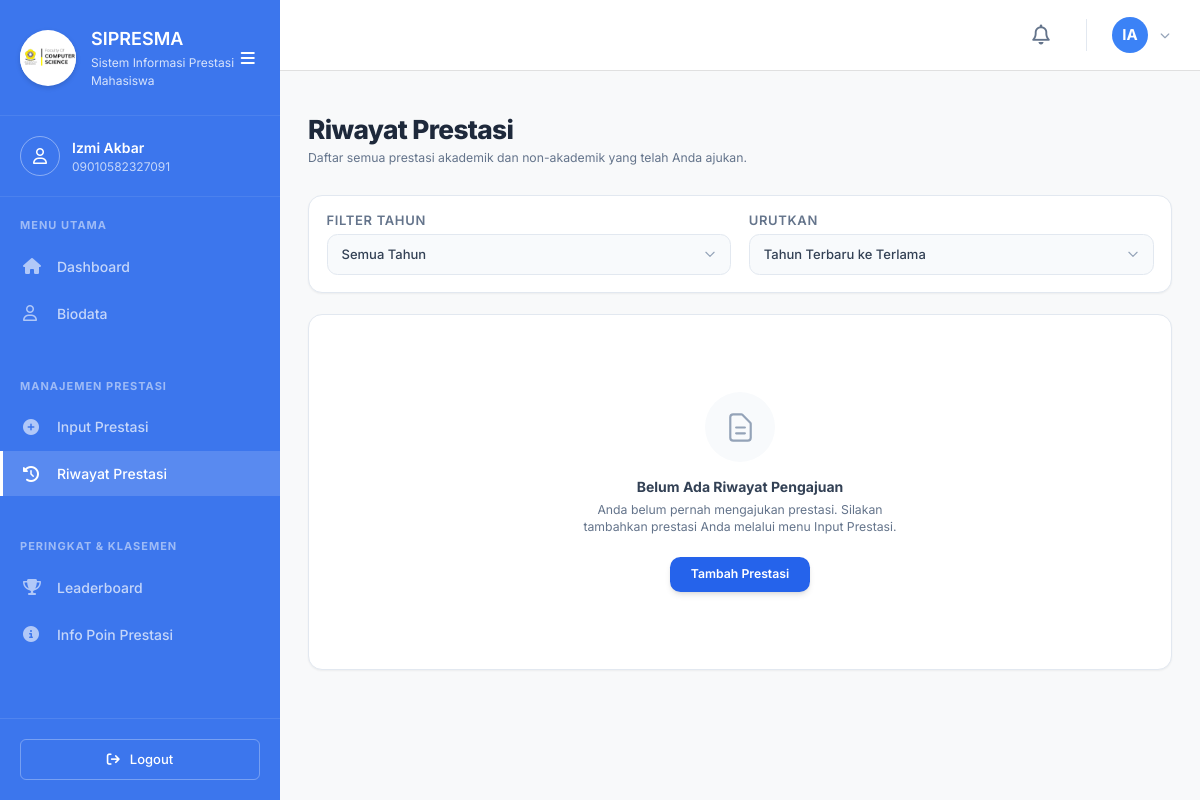
Before: /mahasiswa/Riwayat.php (signed in) with the older database file.
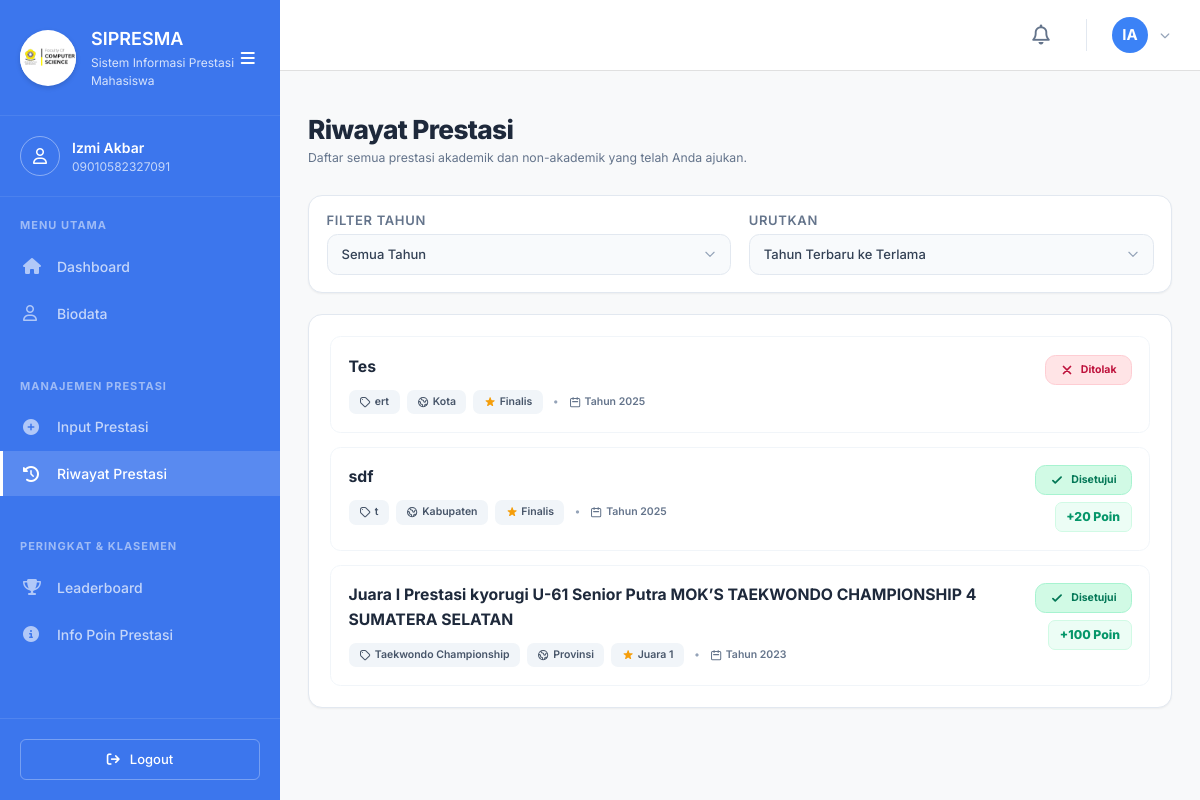
After: the same page with the newer database file.
### tables this page shows
CREATE TABLE IF NOT EXISTS `mahasiswa` (
  `id` int NOT NULL AUTO_INCREMENT,
  `user_id` int DEFAULT NULL,
  `nim` varchar(20) NOT NULL,
  `nama` varchar(100) NOT NULL,
  `prodi` varchar(100) DEFAULT NULL,
  `kelas` varchar(50) DEFAULT NULL,
  `pembimbing_akademik` varchar(100) DEFAULT NULL,
  `angkatan` varchar(10) NOT NULL,
  `email` varchar(100) DEFAULT NULL,
  `telp` varchar(20) DEFAULT NULL,
  `ipk` decimal(3,2) DEFAULT '0.00',
  `total_poin` int DEFAULT '0',
  `status_akun` varchar(20) DEFAULT 'aktif',
  `created_at` datetime DEFAULT CURRENT_TIMESTAMP,
  PRIMARY KEY (`id`),
  UNIQUE KEY `nim` (`nim`),
  KEY `user_id` (`user_id`),
  CONSTRAINT `mahasiswa_ibfk_1` FOREIGN KEY (`user_id`) REFERENCES `users` (`id`) ON DELETE CASCADE
);

CREATE TABLE IF NOT EXISTS `prestasi` (
  `id` int NOT NULL AUTO_INCREMENT,
  `mahasiswa_id` int DEFAULT NULL,
  `judul` varchar(200) NOT NULL,
  `kategori` varchar(50) DEFAULT NULL,
  `jenis` varchar(100) NOT NULL,
  `tingkat` varchar(50) NOT NULL,
  `juara` enum('Juara 1','Juara 2','Juara 3','Harapan 1','Harapan 2','Finalis') NOT NULL,
  `tahun` year NOT NULL,
  `deskripsi` text,
  `bukti_file` varchar(255) DEFAULT NULL,
  `file_pendukung` text,
  `bukti_pendukung` text,
  `status` enum('pending','approved','rejected') DEFAULT 'pending',
  `read_status` enum('read','unread') DEFAULT 'read',
  `poin` int DEFAULT '0',
  `created_at` timestamp NOT NULL DEFAULT CURRENT_TIMESTAMP,
  `updated_at` timestamp NOT NULL DEFAULT CURRENT_TIMESTAMP ON UPDATE CURRENT_TIMESTAMP,
  `alasan_penolakan` text,
  `nim` varchar(20) DEFAULT NULL,
  PRIMARY KEY (`id`),
  KEY `mahasiswa_id` (`mahasiswa_id`),
  KEY `fk_prestasi_nim` (`nim`),
  CONSTRAINT `fk_prestasi_nim` FOREIGN KEY (`nim`) REFERENCES `mahasiswa` (`nim`) ON DELETE CASCADE ON UPDATE CASCADE,
  CONSTRAINT `prestasi_ibfk_1` FOREIGN KEY (`mahasiswa_id`) REFERENCES `mahasiswa` (`id`) ON DELETE CASCADE
);

### mahasiswa/Riwayat.php (the view, shortened to what this page needs)
<?php
include 'LayoutHeader.php';
$filter_tahun = isset($_GET['tahun']) ? $_GET['tahun'] : 'semua';
$sort_order = isset($_GET['sort']) ? $_GET['sort'] : 'terbaru';
$query_conditions = "WHERE mahasiswa_id = '$mahasiswa_id'";
$order_by = "ORDER BY tahun DESC, created_at DESC";
$prestasi_query = "SELECT * FROM prestasi $query_conditions $order_by";
$prestasi_result = mysqli_query($conn, $prestasi_query);
?>
<div class="p-6 lg:p-8 w-full">
    <div class="mb-8">
        <h2 class="text-3xl font-extrabold text-slate-800 tracking-tight">Riwayat Prestasi</h2>
        <p class="text-slate-500 mt-1 text-sm">Daftar semua prestasi akademik dan non-akademik yang telah Anda ajukan.</p>
    </div>
    <div class="mb-6 bg-white p-5 rounded-2xl shadow-sm border border-slate-200">
        <form method="GET" action="Riwayat.php" class="flex flex-col sm:flex-row gap-5 items-end">
            <div class="flex-1 w-full">
                <label class="block text-xs font-bold text-slate-500 uppercase tracking-wider mb-2">Filter Tahun</label>
                <div class="relative">
                    <select name="tahun" class="w-full px-4 py-3 bg-slate-50 border border-slate-200 rounded-xl focus:ring-2 focus:ring-campus-500 focus:border-transparent outline-none transition-all text-sm appearance-none cursor-pointer font-medium text-slate-700" onchange="this.form.submit()">
                        <option value="semua" <?= $filter_tahun === 'semua' ? 'selected' : '' ?>>Semua Tahun</option>
                    </select>
                    <div class="absolute inset-y-0 right-0 flex items-center px-4 pointer-events-none text-slate-400">
                    </div>
                </div>
            </div>
            <div class="flex-1 w-full">
                <label class="block text-xs font-bold text-slate-500 uppercase tracking-wider mb-2">Urutkan</label>
                <div class="relative">
                    <select name="sort" class="w-full px-4 py-3 bg-slate-50 border border-slate-200 rounded-xl focus:ring-2 focus:ring-campus-500 focus:border-transparent outline-none transition-all text-sm appearance-none cursor-pointer font-medium text-slate-700" onchange="this.form.submit()">
                        <option value="terbaru" <?= $sort_order === 'terbaru' ? 'selected' : '' ?>>Tahun Terbaru ke Terlama</option>
                    </select>
                    <div class="absolute inset-y-0 right-0 flex items-center px-4 pointer-events-none text-slate-400">
                    </div>
                </div>
            </div>
        </form>
    </div>
    <div class="bg-white rounded-2xl shadow-sm border border-slate-200 overflow-hidden">
        <div class="p-6">
            <div class="space-y-4">
                <?php if (mysqli_num_rows($prestasi_result) > 0): ?>
                    <?php while($p = mysqli_fetch_assoc($prestasi_result)):
                        $statusClass = $p['status'] === 'approved' ? 'bg-emerald-100 text-emerald-700 border-emerald-200' :
                                      ($p['status'] === 'pending' ? 'bg-amber-100 text-amber-700 border-amber-200' : 'bg-rose-100 text-rose-700 border-rose-200');
                        $statusIcon = $p['status'] === 'approved' ? '<svg class="w-4 h-4" fill="none" stroke="currentColor" viewBox="0 0 24 24"><path stroke-linecap="round" stroke-linejoin="round" stroke-width="3" d="M5 13l4 4L19 7"/></svg>' :
                                     ($p['status'] === 'pending' ? '<svg class="w-4 h-4" fill="none" stroke="currentColor" viewBox="0 0 24 24"><path stroke-linecap="round" stroke-linejoin="round" stroke-width="2" d="M12 8v4l3 3m6-3a9 9 0 11-18 0 9 9 0 0118 0z"/></svg>' : '<svg class="w-4 h-4" fill="none" stroke="currentColor" viewBox="0 0 24 24"><path stroke-linecap="round" stroke-linejoin="round" stroke-width="3" d="M6 18L18 6M6 6l12 12"/></svg>');
                        $statusText = $p['status'] === 'approved' ? 'Disetujui' :
                                     ($p['status'] === 'pending' ? 'Menunggu Verifikasi' : 'Ditolak');
                    ?>
                    <div class="group border border-slate-100 hover:border-campus-200 rounded-xl p-5 transition-all hover:shadow-md bg-white">
                        <div class="flex flex-col sm:flex-row sm:items-start justify-between gap-4">
                            <div class="flex-1 pr-4">
                                <h4 class="font-bold text-slate-800 text-lg group-hover:text-campus-700 transition-colors"><?= htmlspecialchars($p['judul']) ?></h4>
                                <div class="flex flex-wrap gap-2 mt-3 text-xs font-semibold text-slate-500">
                                    <span class="bg-slate-100 px-3 py-1.5 rounded-lg text-slate-600 flex items-center gap-1">
                                        <svg class="w-3.5 h-3.5" fill="none" stroke="currentColor" viewBox="0 0 24 24"><path stroke-linecap="round" stroke-linejoin="round" stroke-width="2" d="M7 7h.01M7 3h5c.512 0 1.024.195 1.414.586l7 7a2 2 0 010 2.828l-7 7a2 2 0 01-2.828 0l-7-7A1.994 1.994 0 013 12V7a4 4 0 014-4z"/></svg>
                                        <?= htmlspecialchars($p['jenis']) ?>
                                    </span>
                                    <span class="bg-slate-100 px-3 py-1.5 rounded-lg text-slate-600 flex items-center gap-1">
                                        <?= htmlspecialchars($p['tingkat']) ?>
                                    </span>
                                    <span class="bg-slate-100 px-3 py-1.5 rounded-lg text-slate-600 flex items-center gap-1">
                                        <?= htmlspecialchars($p['juara']) ?>
                                    </span>
                                    <span class="text-slate-400 py-1.5 font-bold mx-1">•</span>
                                    <span class="text-slate-500 py-1.5 flex items-center gap-1">
                                        <svg class="w-3.5 h-3.5" fill="none" stroke="currentColor" viewBox="0 0 24 24"><path stroke-linecap="round" stroke-linejoin="round" stroke-width="2" d="M8 7V3m8 4V3m-9 8h10M5 21h14a2 2 0 002-2V7a2 2 0 00-2-2H5a2 2 0 00-2 2v12a2 2 0 002 2z"/></svg>
                                        Tahun <?= htmlspecialchars($p['tahun']) ?>
                                    </span>
                                </div>
                            </div>
                            <div class="flex flex-col items-start sm:items-end gap-2 shrink-0 border-t sm:border-t-0 border-slate-100 pt-3 sm:pt-0">
                                <span class="px-4 py-2 rounded-xl text-xs font-bold flex items-center gap-2 border <?= $statusClass ?>">
                                    <?= $statusIcon ?>
                                    <?= $statusText ?>
                                </span>
                                <?php if ($p['status'] === 'approved'): ?>
                                    <span class="text-sm font-extrabold text-emerald-600 bg-emerald-50 px-3 py-1.5 rounded-lg border border-emerald-100">
                                        +<?= $p['poin'] ?> Poin
                                    </span>
                                <?php endif; ?>
                            </div>
                        </div>
                    </div>
                    <?php endwhile; ?>
                <?php else: ?>
                    <div class="flex flex-col items-center justify-center py-16 text-center">
                        <div class="w-20 h-20 bg-slate-50 rounded-full flex items-center justify-center mb-4 text-slate-400">
                            <svg class="w-10 h-10" fill="none" stroke="currentColor" viewBox="0 0 24 24"><path stroke-linecap="round" stroke-linejoin="round" stroke-width="1.5" d="M9 12h6m-6 4h6m2 5H7a2 2 0 01-2-2V5a2 2 0 012-2h5.586a1 1 0 01.707.293l5.414 5.414a1 1 0 01.293.707V19a2 2 0 01-2 2z"/></svg>
                        </div>
                        <p class="text-base font-bold text-slate-700">Belum Ada Riwayat Pengajuan</p>
                        <p class="text-sm text-slate-500 mt-1 max-w-sm mx-auto">Anda belum pernah mengajukan prestasi. Silakan tambahkan prestasi Anda melalui menu Input Prestasi.</p>
                        <a href="Input.php" class="mt-6 px-6 py-2.5 bg-campus-600 text-white font-semibold rounded-xl hover:bg-campus-700 transition-colors text-sm shadow-md">Tambah Prestasi</a>
                    </div>
                <?php endif; ?>
            </div>
        </div>
    </div>
</div>
<?php include 'LayoutFooter.php'; ?>

### mahasiswa/LayoutHeader.php (shortened to what this page needs)
<?php
require_once '../koneksi.php';
$mahasiswa_id = $_SESSION['mahasiswa_id'];
$biodata_query = "SELECT * FROM mahasiswa WHERE id = '$mahasiswa_id'";
$biodata_result = mysqli_query($conn, $biodata_query);
$biodata = mysqli_fetch_assoc($biodata_result);
?>
<!DOCTYPE html>
<html lang="id">
<head>
    <script src="https://cdn.tailwindcss.com"></script>
    <link rel="stylesheet" href="https://cdnjs.cloudflare.com/ajax/libs/font-awesome/6.4.0/css/all.min.css">
    <link rel="stylesheet" href="../administrator/Assets/Css/Style.css?v=<?= time() ?>">
    <link rel="stylesheet" href="assets/css/Style.css?v=<?= time() ?>">
</head>
<body class="dashboard-body new-dashboard">
    <?php include 'LayoutSidebar.php'; ?>
    <main class="main-content-new" id="mainContent">
        <header class="topbar-new" style="display: flex; justify-content: space-between; align-items: center; padding: 15px 30px; background-color: #ffffff; border-bottom: 1px solid #e0e0e0; min-height: 60px;">
            <div class="topbar-right" style="display: flex; align-items: center; gap: 20px; margin-left: auto;">
                <div class="notification-btn" id="notifBtn" style="position: relative; cursor: pointer; color: #64748b; font-size: 20px;">
                    <i class="fa-regular fa-bell"></i>
                </div>
                <div class="user-profile-top" style="display: flex; align-items: center; gap: 10px; cursor: pointer; position: relative;" id="profileBtn">
                    <?php
                        $words = explode(' ', trim($biodata['nama']));
                        $initials = strtoupper(substr($words[0], 0, 1) . (isset($words[1]) ? substr($words[1], 0, 1) : ''));
                    ?>
                    <div class="avatar" style="background-color: #3b82f6; color: white; width: 36px; height: 36px; border-radius: 50%; display: flex; align-items: center; justify-content: center; font-weight: 700; font-size: 15px;"><?= $initials ?></div>
                    <i class="fa-solid fa-chevron-down" style="color: #94a3b8; font-size: 10px; margin-left: 2px;"></i>
                </div>
            </div>
        </header>
        <div style="padding: 15px 30px 0 30px;">
        </div>

### mahasiswa/LayoutSidebar.php (shortened to what this page needs)
<?php
$current_page = basename($_SERVER['PHP_SELF']);
function is_active_new($page, $current) {
    return $page === $current ? 'active' : '';
}
?>
<aside class="sidebar-new" id="sidebar">
    <div class="sidebar-header-new">
        <div class="sidebar-header-left">
            <div class="logo-icon" style="width:56px; height:56px; display:flex; align-items:center; justify-content:center; flex-shrink:0; border-radius:50%; background:#ffffff; overflow:hidden; box-shadow: 0 2px 5px rgba(0,0,0,0.15);">
                <img src="../administrator/Assets/Images/logo_fasilkom.png" alt="Logo Fasilkom" style="width: 100%; height: 100%; object-fit: contain;">
            </div>
            <div class="logo-text">
                <h2>SIPRESMA</h2>
                <p>Sistem Informasi Prestasi Mahasiswa</p>
            </div>
        </div>
        <button class="toggle-btn-sidebar btn-toggle-sidebar" id="toggleSidebar" title="Toggle Sidebar">
            <i class="fa-solid fa-bars"></i>
        </button>
    </div>
    <div class="sidebar-profile" style="border-top: 1px solid rgba(255, 255, 255, 0.08);">
        <div class="profile-icon" style="background-color: transparent; border: 1px solid rgba(255,255,255,0.4);">
            <i class="fa-regular fa-user"></i>
        </div>
        <div class="profile-details">
            <div class="profile-name"><?= htmlspecialchars($_SESSION['nama'] ?? 'Mahasiswa') ?></div>
            <div class="profile-role"><?= htmlspecialchars($_SESSION['nim'] ?? '') ?></div>
        </div>
    </div>
    <div class="sidebar-menus-container">
        <div class="sidebar-menu-title">MENU UTAMA</div>
        <ul class="sidebar-menu-new">
            <li class="menu-item-new <?= is_active_new('Dashboard.php', $current_page) ?>">
                <a href="Dashboard.php"><i class="fa-solid fa-house"></i> <span class="menu-text">Dashboard</span></a>
            </li>
            <li class="menu-item-new <?= is_active_new('Biodata.php', $current_page) ?>">
                <a href="Biodata.php"><i class="fa-regular fa-user"></i> <span class="menu-text">Biodata</span></a>
            </li>
        </ul>
        <div class="sidebar-menu-title mt-custom">MANAJEMEN PRESTASI</div>
        <ul class="sidebar-menu-new">
            <li class="menu-item-new <?= is_active_new('Input.php', $current_page) ?>">
                <a href="Input.php"><i class="fa-solid fa-plus-circle"></i> <span class="menu-text">Input Prestasi</span></a>
            </li>
            <li class="menu-item-new <?= is_active_new('Riwayat.php', $current_page) ?>">
                <a href="Riwayat.php"><i class="fa-solid fa-clock-rotate-left"></i> <span class="menu-text">Riwayat Prestasi</span></a>
            </li>
        </ul>
        <div class="sidebar-menu-title mt-custom">PERINGKAT & KLASEMEN</div>
        <ul class="sidebar-menu-new">
            <li class="menu-item-new <?= is_active_new('Leaderboard.php', $current_page) ?>">
                <a href="Leaderboard.php"><i class="fa-solid fa-trophy"></i> <span class="menu-text">Leaderboard</span></a>
            </li>
            <li class="menu-item-new <?= is_active_new('InfoPoin.php', $current_page) ?>">
                <a href="InfoPoin.php"><i class="fa-solid fa-circle-info"></i> <span class="menu-text">Info Poin Prestasi</span></a>
            </li>
        </ul>
    </div>
    <div class="sidebar-footer-new">
        <a href="Logout.php" onclick="return confirm('Anda yakin ingin keluar dari sistem?');" class="logout-btn-new">
            <i class="fa-solid fa-arrow-right-from-bracket"></i> <span class="menu-text">Logout</span>
        </a>
    </div>
</aside>

### mahasiswa/LayoutFooter.php
    </main>
</body>
</html>

### mahasiswa/assets/css/Style.css (style rules this page uses)
body { font-family: 'Outfit', sans-serif; background-color: #f8fafc; }

Changed rows visible on the page:
added prestasi: judul "Tes", jenis "ert", tingkat "Kota", juara "Finalis", tahun "2025", status "Ditolak"
added prestasi: judul "sdf", jenis "t", tingkat "Kabupaten", juara "Finalis", tahun "2025", status "Disetujui", poin "20"
added prestasi: judul "Juara I Prestasi kyorugi U-61 Senior Putra MOK’S TAEKWONDO CHAMPIONSHIP 4 SUMATERA SELATAN", jenis "Taekwondo Championship", tingkat "Provinsi", juara "Juara 1", tahun "2023", status "Disetujui", poin "100"
Other visible differences:
text no longer shown: "Belum Ada Riwayat Pengajuan Anda belum pernah mengajukan prestasi. Silakan tambahkan prestasi Anda melalui menu Input Prestasi. Tambah Prestasi"
